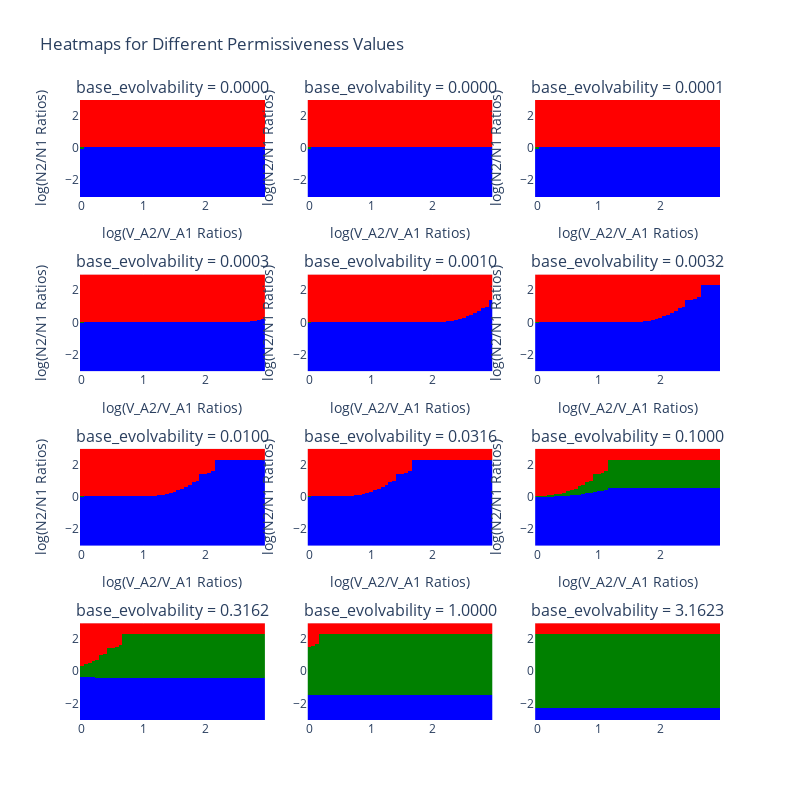

Notebook cell for this chart:
### Code cell
# Function to generate parameters with varied permissiveness
def generate_parameters_with_varied_parameters(N2_N1_ratios, V_A2_V_A1_ratios, base_evolvability_values):
    parameters_list = []
    for N2_N1 in N2_N1_ratios:
        for V_A2_V_A1 in V_A2_V_A1_ratios:
            for base_evolvability in base_evolvability_values:
                parameters_dict = Parameters_for_Analysis(base_parameters=base_parameters, V_A1= base_evolvability, V_A2=base_evolvability).__dict__.copy()
                parameters_dict['initial_population_species_2'] = parameters_dict['initial_population_species_1'] * N2_N1
                parameters_dict['V_A2'] = parameters_dict['V_A1'] * V_A2_V_A1
                parameters = Parameters_for_Analysis(base_parameters=base_parameters, **parameters_dict)
                parameters_list.append(parameters)

    return parameters_list

# Function to run sensitivity analysis and return a 3D tensor of outcomes
def run_sensitivity_analysis(parameters_list, N2_N1_ratios, V_A2_V_A1_ratios, base_evolvability_values):
    final_outcomes_tensor = np.zeros((len(N2_N1_ratios), len(V_A2_V_A1_ratios), len(base_evolvability_values)), dtype=object)
    
    index = 0
    for i, N2_N1 in enumerate(N2_N1_ratios):
        for j, V_A2_V_A1 in enumerate(V_A2_V_A1_ratios):
            for k, base_evolvability in enumerate(base_evolvability_values):
                parameters = parameters_list[index]
                final_outcome_instance = run_simulation_and_get_outcome_instance(parameters)
                final_outcomes_tensor[i, j, k] = final_outcome_instance.outcome
                index += 1

    return final_outcomes_tensor

# Function to plot 2D sensitivity analysis results as heatmaps
def plot_3d_sensitivity_analysis_initial_pop_vs_evolvability(N2_N1_ratios, V_A2_V_A1_ratios, final_outcomes_tensor, base_evolvability_values):
    color_map = {
        "sp 2 (high-genetic-var) wins, sp 1 (low-genetic-var) extinct": 0,
        "sp 1 (low-genetic-var) wins, sp 2 (high-genetic-var) extinct": 1,
        "both coexist": 2,
        "both extinct": 3,

    }
    
    # Select 4 permissiveness values to plot
    selected_evolvability_indices = np.arange(len(base_evolvability_values))  # Adjust these indices if needed

    # Create a subplot grid (2x2 for the 4 heatmaps)
    fig = sp.make_subplots(rows=4, cols=3, subplot_titles=[f'base_evolvability = {base_evolvability_values[k]:.4f}' for k in selected_evolvability_indices])

    # Iterate over the subplots
    for idx, k in enumerate(selected_evolvability_indices):
        # Get the 2D slice for the current permissiveness value
        outcomes_at_base_evolvability = final_outcomes_tensor[:, :, k]

        # Convert outcome strings to color indices using the color_map
        color_matrix = np.array([[color_map[outcomes_at_base_evolvability[i, j]] for j in range(len(V_A2_V_A1_ratios))] for i in range(len(N2_N1_ratios))])

        # Create a heatmap for this slice
        heatmap = go.Heatmap(
            z=color_matrix,
            x=np.log10(V_A2_V_A1_ratios),  # Log scale for V_A2/V_A1
            y=np.log10(N2_N1_ratios),      # Log scale for N2/N1
             colorscale=[
                [0.0, 'red'],
                [0.25, 'red'],
                [0.25, 'blue'],
                [0.5, 'blue'],
                [0.5, 'green'],
                [0.75, 'green'],
                [0.75, 'black'],
                [1.0, 'black']
            ],
            zmin=0,
            zmax=3,
            showscale=False,
            hoverinfo='none'
        )

        # Add the heatmap to the subplot
        row, col = divmod(idx, 3)
        fig.add_trace(heatmap, row=row+1, col=col+1)

    # Update layout for axis labels and titles
    fig.update_layout(
        height=800, width=800,
        title="Heatmaps for Different Permissiveness Values",
        xaxis_title="log(V_A2/V_A1 Ratios)",
        yaxis_title="log(N2/N1 Ratios)"
    )

    # Set common axis labels for all subplots
    for i in range(1, 10):
        fig['layout'][f'xaxis{i}'].update(title='log(V_A2/V_A1 Ratios)')
        fig['layout'][f'yaxis{i}'].update(title='log(N2/N1 Ratios)')

    fig.show()

# Main function to run the analysis
def main():
    N2_N1_powers = np.arange(-3, 3, 0.0625)
    V_A2_V_A1_powers = np.arange(0, 3, 0.0625)
    
    N2_N1_ratios = np.power(10.0, N2_N1_powers)
    V_A2_V_A1_ratios = np.power(10.0, V_A2_V_A1_powers)
    base_evolvability_power = np.arange(-5, 1, 0.5)
    base_evolvability_values = np.power(10.0, base_evolvability_power)

    print(len(base_evolvability_values))
    
    
    parameters_list = generate_parameters_with_varied_parameters(N2_N1_ratios, V_A2_V_A1_ratios, base_evolvability_values)
    final_outcomes_tensor = run_sensitivity_analysis(parameters_list, N2_N1_ratios, V_A2_V_A1_ratios, base_evolvability_values)
    
    plot_3d_sensitivity_analysis_initial_pop_vs_evolvability(N2_N1_ratios, V_A2_V_A1_ratios, final_outcomes_tensor, base_evolvability_values)

if __name__ == "__main__":
    main()

### Figure 1 — Plotly figure (JSON) as saved in the notebook; plotly's stock layout.template omitted (floating-point values rounded to 4 significant figures; data arrays with more than 128 entries replaced by an {"elided": "..."} marker saying what was removed)
{"data": [{"colorscale": [[0, "red"], [0.25, "red"], [0.25, "blue"], [0.5, "blue"], [0.5, "green"], [0.75, "green"], [0.75, "black"], [1, "black"]], "hoverinfo": "none", "showscale": false, "type": "heatmap", "x": [0, 0.0625, 0.125, 0.1875, 0.25, 0.3125, 0.375, 0.4375, 0.5, 0.5625, 0.625, 0.6875, 0.75, 0.8125, 0.875, 0.9375, 1, 1.062, 1.125, 1.188, 1.25, 1.312, 1.375, 1.438, 1.5, 1.562, 1.625, 1.688, 1.75, 1.812, 1.875, 1.938, 2, 2.062, 2.125, 2.188, 2.25, 2.312, 2.375, 2.438, 2.5, 2.562, 2.625, 2.688, 2.75, 2.812, 2.875, 2.938], "xaxis": "x", "y": [-3, -2.938, -2.875, -2.812, -2.75, -2.688, -2.625, -2.562, -2.5, -2.438, -2.375, -2.312, -2.25, -2.188, -2.125, -2.062, -2, -1.938, -1.875, -1.812, -1.75, -1.688, -1.625, -1.562, -1.5, -1.438, -1.375, -1.312, -1.25, -1.188, -1.125, -1.062, -1, -0.9375, -0.875, -0.8125, -0.75, -0.6875, -0.625, -0.5625, -0.5, -0.4375, -0.375, -0.3125, -0.25, -0.1875, -0.125, -0.0625, 0, 0.0625, 0.125, 0.1875, 0.25, 0.3125, 0.375, 0.4375, 0.5, 0.5625, 0.625, 0.6875, 0.75, 0.8125, 0.875, 0.9375, 1, 1.062, 1.125, 1.188, 1.25, 1.312, 1.375, 1.438, 1.5, 1.562, 1.625, 1.688, 1.75, 1.812, 1.875, 1.938, 2, 2.062, 2.125, 2.188, 2.25, 2.312, 2.375, 2.438, 2.5, 2.562, 2.625, 2.688, 2.75, 2.812, 2.875, 2.938], "yaxis": "y", "z": {"elided": "96x48 int values"}, "zmax": 3, "zmin": 0}, {"colorscale": [[0, "red"], [0.25, "red"], [0.25, "blue"], [0.5, "blue"], [0.5, "green"], [0.75, "green"], [0.75, "black"], [1, "black"]], "hoverinfo": "none", "showscale": false, "type": "heatmap", "x": [0, 0.0625, 0.125, 0.1875, 0.25, 0.3125, 0.375, 0.4375, 0.5, 0.5625, 0.625, 0.6875, 0.75, 0.8125, 0.875, 0.9375, 1, 1.062, 1.125, 1.188, 1.25, 1.312, 1.375, 1.438, 1.5, 1.562, 1.625, 1.688, 1.75, 1.812, 1.875, 1.938, 2, 2.062, 2.125, 2.188, 2.25, 2.312, 2.375, 2.438, 2.5, 2.562, 2.625, 2.688, 2.75, 2.812, 2.875, 2.938], "xaxis": "x2", "y": [-3, -2.938, -2.875, -2.812, -2.75, -2.688, -2.625, -2.562, -2.5, -2.438, -2.375, -2.312, -2.25, -2.188, -2.125, -2.062, -2, -1.938, -1.875, -1.812, -1.75, -1.688, -1.625, -1.562, -1.5, -1.438, -1.375, -1.312, -1.25, -1.188, -1.125, -1.062, -1, -0.9375, -0.875, -0.8125, -0.75, -0.6875, -0.625, -0.5625, -0.5, -0.4375, -0.375, -0.3125, -0.25, -0.1875, -0.125, -0.0625, 0, 0.0625, 0.125, 0.1875, 0.25, 0.3125, 0.375, 0.4375, 0.5, 0.5625, 0.625, 0.6875, 0.75, 0.8125, 0.875, 0.9375, 1, 1.062, 1.125, 1.188, 1.25, 1.312, 1.375, 1.438, 1.5, 1.562, 1.625, 1.688, 1.75, 1.812, 1.875, 1.938, 2, 2.062, 2.125, 2.188, 2.25, 2.312, 2.375, 2.438, 2.5, 2.562, 2.625, 2.688, 2.75, 2.812, 2.875, 2.938], "yaxis": "y2", "z": {"elided": "96x48 int values"}, "zmax": 3, "zmin": 0}, {"colorscale": [[0, "red"], [0.25, "red"], [0.25, "blue"], [0.5, "blue"], [0.5, "green"], [0.75, "green"], [0.75, "black"], [1, "black"]], "hoverinfo": "none", "showscale": false, "type": "heatmap", "x": [0, 0.0625, 0.125, 0.1875, 0.25, 0.3125, 0.375, 0.4375, 0.5, 0.5625, 0.625, 0.6875, 0.75, 0.8125, 0.875, 0.9375, 1, 1.062, 1.125, 1.188, 1.25, 1.312, 1.375, 1.438, 1.5, 1.562, 1.625, 1.688, 1.75, 1.812, 1.875, 1.938, 2, 2.062, 2.125, 2.188, 2.25, 2.312, 2.375, 2.438, 2.5, 2.562, 2.625, 2.688, 2.75, 2.812, 2.875, 2.938], "xaxis": "x3", "y": [-3, -2.938, -2.875, -2.812, -2.75, -2.688, -2.625, -2.562, -2.5, -2.438, -2.375, -2.312, -2.25, -2.188, -2.125, -2.062, -2, -1.938, -1.875, -1.812, -1.75, -1.688, -1.625, -1.562, -1.5, -1.438, -1.375, -1.312, -1.25, -1.188, -1.125, -1.062, -1, -0.9375, -0.875, -0.8125, -0.75, -0.6875, -0.625, -0.5625, -0.5, -0.4375, -0.375, -0.3125, -0.25, -0.1875, -0.125, -0.0625, 0, 0.0625, 0.125, 0.1875, 0.25, 0.3125, 0.375, 0.4375, 0.5, 0.5625, 0.625, 0.6875, 0.75, 0.8125, 0.875, 0.9375, 1, 1.062, 1.125, 1.188, 1.25, 1.312, 1.375, 1.438, 1.5, 1.562, 1.625, 1.688, 1.75, 1.812, 1.875, 1.938, 2, 2.062, 2.125, 2.188, 2.25, 2.312, 2.375, 2.438, 2.5, 2.562, 2.625, 2.688, 2.75, 2.812, 2.875, 2.938], "yaxis": "y3", "z": {"elided": "96x48 int values"}, "zmax": 3, "zmin": 0}, {"colorscale": [[0, "red"], [0.25, "red"], [0.25, "blue"], [0.5, "blue"], [0.5, "green"], [0.75, "green"], [0.75, "black"], [1, "black"]], "hoverinfo": "none", "showscale": false, "type": "heatmap", "x": [0, 0.0625, 0.125, 0.1875, 0.25, 0.3125, 0.375, 0.4375, 0.5, 0.5625, 0.625, 0.6875, 0.75, 0.8125, 0.875, 0.9375, 1, 1.062, 1.125, 1.188, 1.25, 1.312, 1.375, 1.438, 1.5, 1.562, 1.625, 1.688, 1.75, 1.812, 1.875, 1.938, 2, 2.062, 2.125, 2.188, 2.25, 2.312, 2.375, 2.438, 2.5, 2.562, 2.625, 2.688, 2.75, 2.812, 2.875, 2.938], "xaxis": "x4", "y": [-3, -2.938, -2.875, -2.812, -2.75, -2.688, -2.625, -2.562, -2.5, -2.438, -2.375, -2.312, -2.25, -2.188, -2.125, -2.062, -2, -1.938, -1.875, -1.812, -1.75, -1.688, -1.625, -1.562, -1.5, -1.438, -1.375, -1.312, -1.25, -1.188, -1.125, -1.062, -1, -0.9375, -0.875, -0.8125, -0.75, -0.6875, -0.625, -0.5625, -0.5, -0.4375, -0.375, -0.3125, -0.25, -0.1875, -0.125, -0.0625, 0, 0.0625, 0.125, 0.1875, 0.25, 0.3125, 0.375, 0.4375, 0.5, 0.5625, 0.625, 0.6875, 0.75, 0.8125, 0.875, 0.9375, 1, 1.062, 1.125, 1.188, 1.25, 1.312, 1.375, 1.438, 1.5, 1.562, 1.625, 1.688, 1.75, 1.812, 1.875, 1.938, 2, 2.062, 2.125, 2.188, 2.25, 2.312, 2.375, 2.438, 2.5, 2.562, 2.625, 2.688, 2.75, 2.812, 2.875, 2.938], "yaxis": "y4", "z": {"elided": "96x48 int values"}, "zmax": 3, "zmin": 0}, {"colorscale": [[0, "red"], [0.25, "red"], [0.25, "blue"], [0.5, "blue"], [0.5, "green"], [0.75, "green"], [0.75, "black"], [1, "black"]], "hoverinfo": "none", "showscale": false, "type": "heatmap", "x": [0, 0.0625, 0.125, 0.1875, 0.25, 0.3125, 0.375, 0.4375, 0.5, 0.5625, 0.625, 0.6875, 0.75, 0.8125, 0.875, 0.9375, 1, 1.062, 1.125, 1.188, 1.25, 1.312, 1.375, 1.438, 1.5, 1.562, 1.625, 1.688, 1.75, 1.812, 1.875, 1.938, 2, 2.062, 2.125, 2.188, 2.25, 2.312, 2.375, 2.438, 2.5, 2.562, 2.625, 2.688, 2.75, 2.812, 2.875, 2.938], "xaxis": "x5", "y": [-3, -2.938, -2.875, -2.812, -2.75, -2.688, -2.625, -2.562, -2.5, -2.438, -2.375, -2.312, -2.25, -2.188, -2.125, -2.062, -2, -1.938, -1.875, -1.812, -1.75, -1.688, -1.625, -1.562, -1.5, -1.438, -1.375, -1.312, -1.25, -1.188, -1.125, -1.062, -1, -0.9375, -0.875, -0.8125, -0.75, -0.6875, -0.625, -0.5625, -0.5, -0.4375, -0.375, -0.3125, -0.25, -0.1875, -0.125, -0.0625, 0, 0.0625, 0.125, 0.1875, 0.25, 0.3125, 0.375, 0.4375, 0.5, 0.5625, 0.625, 0.6875, 0.75, 0.8125, 0.875, 0.9375, 1, 1.062, 1.125, 1.188, 1.25, 1.312, 1.375, 1.438, 1.5, 1.562, 1.625, 1.688, 1.75, 1.812, 1.875, 1.938, 2, 2.062, 2.125, 2.188, 2.25, 2.312, 2.375, 2.438, 2.5, 2.562, 2.625, 2.688, 2.75, 2.812, 2.875, 2.938], "yaxis": "y5", "z": {"elided": "96x48 int values"}, "zmax": 3, "zmin": 0}, {"colorscale": [[0, "red"], [0.25, "red"], [0.25, "blue"], [0.5, "blue"], [0.5, "green"], [0.75, "green"], [0.75, "black"], [1, "black"]], "hoverinfo": "none", "showscale": false, "type": "heatmap", "x": [0, 0.0625, 0.125, 0.1875, 0.25, 0.3125, 0.375, 0.4375, 0.5, 0.5625, 0.625, 0.6875, 0.75, 0.8125, 0.875, 0.9375, 1, 1.062, 1.125, 1.188, 1.25, 1.312, 1.375, 1.438, 1.5, 1.562, 1.625, 1.688, 1.75, 1.812, 1.875, 1.938, 2, 2.062, 2.125, 2.188, 2.25, 2.312, 2.375, 2.438, 2.5, 2.562, 2.625, 2.688, 2.75, 2.812, 2.875, 2.938], "xaxis": "x6", "y": [-3, -2.938, -2.875, -2.812, -2.75, -2.688, -2.625, -2.562, -2.5, -2.438, -2.375, -2.312, -2.25, -2.188, -2.125, -2.062, -2, -1.938, -1.875, -1.812, -1.75, -1.688, -1.625, -1.562, -1.5, -1.438, -1.375, -1.312, -1.25, -1.188, -1.125, -1.062, -1, -0.9375, -0.875, -0.8125, -0.75, -0.6875, -0.625, -0.5625, -0.5, -0.4375, -0.375, -0.3125, -0.25, -0.1875, -0.125, -0.0625, 0, 0.0625, 0.125, 0.1875, 0.25, 0.3125, 0.375, 0.4375, 0.5, 0.5625, 0.625, 0.6875, 0.75, 0.8125, 0.875, 0.9375, 1, 1.062, 1.125, 1.188, 1.25, 1.312, 1.375, 1.438, 1.5, 1.562, 1.625, 1.688, 1.75, 1.812, 1.875, 1.938, 2, 2.062, 2.125, 2.188, 2.25, 2.312, 2.375, 2.438, 2.5, 2.562, 2.625, 2.688, 2.75, 2.812, 2.875, 2.938], "yaxis": "y6", "z": {"elided": "96x48 int values"}, "zmax": 3, "zmin": 0}, {"colorscale": [[0, "red"], [0.25, "red"], [0.25, "blue"], [0.5, "blue"], [0.5, "green"], [0.75, "green"], [0.75, "black"], [1, "black"]], "hoverinfo": "none", "showscale": false, "type": "heatmap", "x": [0, 0.0625, 0.125, 0.1875, 0.25, 0.3125, 0.375, 0.4375, 0.5, 0.5625, 0.625, 0.6875, 0.75, 0.8125, 0.875, 0.9375, 1, 1.062, 1.125, 1.188, 1.25, 1.312, 1.375, 1.438, 1.5, 1.562, 1.625, 1.688, 1.75, 1.812, 1.875, 1.938, 2, 2.062, 2.125, 2.188, 2.25, 2.312, 2.375, 2.438, 2.5, 2.562, 2.625, 2.688, 2.75, 2.812, 2.875, 2.938], "xaxis": "x7", "y": [-3, -2.938, -2.875, -2.812, -2.75, -2.688, -2.625, -2.562, -2.5, -2.438, -2.375, -2.312, -2.25, -2.188, -2.125, -2.062, -2, -1.938, -1.875, -1.812, -1.75, -1.688, -1.625, -1.562, -1.5, -1.438, -1.375, -1.312, -1.25, -1.188, -1.125, -1.062, -1, -0.9375, -0.875, -0.8125, -0.75, -0.6875, -0.625, -0.5625, -0.5, -0.4375, -0.375, -0.3125, -0.25, -0.1875, -0.125, -0.0625, 0, 0.0625, 0.125, 0.1875, 0.25, 0.3125, 0.375, 0.4375, 0.5, 0.5625, 0.625, 0.6875, 0.75, 0.8125, 0.875, 0.9375, 1, 1.062, 1.125, 1.188, 1.25, 1.312, 1.375, 1.438, 1.5, 1.562, 1.625, 1.688, 1.75, 1.812, 1.875, 1.938, 2, 2.062, 2.125, 2.188, 2.25, 2.312, 2.375, 2.438, 2.5, 2.562, 2.625, 2.688, 2.75, 2.812, 2.875, 2.938], "yaxis": "y7", "z": {"elided": "96x48 int values"}, "zmax": 3, "zmin": 0}, {"colorscale": [[0, "red"], [0.25, "red"], [0.25, "blue"], [0.5, "blue"], [0.5, "green"], [0.75, "green"], [0.75, "black"], [1, "black"]], "hoverinfo": "none", "showscale": false, "type": "heatmap", "x": [0, 0.0625, 0.125, 0.1875, 0.25, 0.3125, 0.375, 0.4375, 0.5, 0.5625, 0.625, 0.6875, 0.75, 0.8125, 0.875, 0.9375, 1, 1.062, 1.125, 1.188, 1.25, 1.312, 1.375, 1.438, 1.5, 1.562, 1.625, 1.688, 1.75, 1.812, 1.875, 1.938, 2, 2.062, 2.125, 2.188, 2.25, 2.312, 2.375, 2.438, 2.5, 2.562, 2.625, 2.688, 2.75, 2.812, 2.875, 2.938], "xaxis": "x8", "y": [-3, -2.938, -2.875, -2.812, -2.75, -2.688, -2.625, -2.562, -2.5, -2.438, -2.375, -2.312, -2.25, -2.188, -2.125, -2.062, -2, -1.938, -1.875, -1.812, -1.75, -1.688, -1.625, -1.562, -1.5, -1.438, -1.375, -1.312, -1.25, -1.188, -1.125, -1.062, -1, -0.9375, -0.875, -0.8125, -0.75, -0.6875, -0.625, -0.5625, -0.5, -0.4375, -0.375, -0.3125, -0.25, -0.1875, -0.125, -0.0625, 0, 0.0625, 0.125, 0.1875, 0.25, 0.3125, 0.375, 0.4375, 0.5, 0.5625, 0.625, 0.6875, 0.75, 0.8125, 0.875, 0.9375, 1, 1.062, 1.125, 1.188, 1.25, 1.312, 1.375, 1.438, 1.5, 1.562, 1.625, 1.688, 1.75, 1.812, 1.875, 1.938, 2, 2.062, 2.125, 2.188, 2.25, 2.312, 2.375, 2.438, 2.5, 2.562, 2.625, 2.688, 2.75, 2.812, 2.875, 2.938], "yaxis": "y8", "z": {"elided": "96x48 int values"}, "zmax": 3, "zmin": 0}, {"colorscale": [[0, "red"], [0.25, "red"], [0.25, "blue"], [0.5, "blue"], [0.5, "green"], [0.75, "green"], [0.75, "black"], [1, "black"]], "hoverinfo": "none", "showscale": false, "type": "heatmap", "x": [0, 0.0625, 0.125, 0.1875, 0.25, 0.3125, 0.375, 0.4375, 0.5, 0.5625, 0.625, 0.6875, 0.75, 0.8125, 0.875, 0.9375, 1, 1.062, 1.125, 1.188, 1.25, 1.312, 1.375, 1.438, 1.5, 1.562, 1.625, 1.688, 1.75, 1.812, 1.875, 1.938, 2, 2.062, 2.125, 2.188, 2.25, 2.312, 2.375, 2.438, 2.5, 2.562, 2.625, 2.688, 2.75, 2.812, 2.875, 2.938], "xaxis": "x9", "y": [-3, -2.938, -2.875, -2.812, -2.75, -2.688, -2.625, -2.562, -2.5, -2.438, -2.375, -2.312, -2.25, -2.188, -2.125, -2.062, -2, -1.938, -1.875, -1.812, -1.75, -1.688, -1.625, -1.562, -1.5, -1.438, -1.375, -1.312, -1.25, -1.188, -1.125, -1.062, -1, -0.9375, -0.875, -0.8125, -0.75, -0.6875, -0.625, -0.5625, -0.5, -0.4375, -0.375, -0.3125, -0.25, -0.1875, -0.125, -0.0625, 0, 0.0625, 0.125, 0.1875, 0.25, 0.3125, 0.375, 0.4375, 0.5, 0.5625, 0.625, 0.6875, 0.75, 0.8125, 0.875, 0.9375, 1, 1.062, 1.125, 1.188, 1.25, 1.312, 1.375, 1.438, 1.5, 1.562, 1.625, 1.688, 1.75, 1.812, 1.875, 1.938, 2, 2.062, 2.125, 2.188, 2.25, 2.312, 2.375, 2.438, 2.5, 2.562, 2.625, 2.688, 2.75, 2.812, 2.875, 2.938], "yaxis": "y9", "z": {"elided": "96x48 int values"}, "zmax": 3, "zmin": 0}, {"colorscale": [[0, "red"], [0.25, "red"], [0.25, "blue"], [0.5, "blue"], [0.5, "green"], [0.75, "green"], [0.75, "black"], [1, "black"]], "hoverinfo": "none", "showscale": false, "type": "heatmap", "x": [0, 0.0625, 0.125, 0.1875, 0.25, 0.3125, 0.375, 0.4375, 0.5, 0.5625, 0.625, 0.6875, 0.75, 0.8125, 0.875, 0.9375, 1, 1.062, 1.125, 1.188, 1.25, 1.312, 1.375, 1.438, 1.5, 1.562, 1.625, 1.688, 1.75, 1.812, 1.875, 1.938, 2, 2.062, 2.125, 2.188, 2.25, 2.312, 2.375, 2.438, 2.5, 2.562, 2.625, 2.688, 2.75, 2.812, 2.875, 2.938], "xaxis": "x10", "y": [-3, -2.938, -2.875, -2.812, -2.75, -2.688, -2.625, -2.562, -2.5, -2.438, -2.375, -2.312, -2.25, -2.188, -2.125, -2.062, -2, -1.938, -1.875, -1.812, -1.75, -1.688, -1.625, -1.562, -1.5, -1.438, -1.375, -1.312, -1.25, -1.188, -1.125, -1.062, -1, -0.9375, -0.875, -0.8125, -0.75, -0.6875, -0.625, -0.5625, -0.5, -0.4375, -0.375, -0.3125, -0.25, -0.1875, -0.125, -0.0625, 0, 0.0625, 0.125, 0.1875, 0.25, 0.3125, 0.375, 0.4375, 0.5, 0.5625, 0.625, 0.6875, 0.75, 0.8125, 0.875, 0.9375, 1, 1.062, 1.125, 1.188, 1.25, 1.312, 1.375, 1.438, 1.5, 1.562, 1.625, 1.688, 1.75, 1.812, 1.875, 1.938, 2, 2.062, 2.125, 2.188, 2.25, 2.312, 2.375, 2.438, 2.5, 2.562, 2.625, 2.688, 2.75, 2.812, 2.875, 2.938], "yaxis": "y10", "z": {"elided": "96x48 int values"}, "zmax": 3, "zmin": 0}, {"colorscale": [[0, "red"], [0.25, "red"], [0.25, "blue"], [0.5, "blue"], [0.5, "green"], [0.75, "green"], [0.75, "black"], [1, "black"]], "hoverinfo": "none", "showscale": false, "type": "heatmap", "x": [0, 0.0625, 0.125, 0.1875, 0.25, 0.3125, 0.375, 0.4375, 0.5, 0.5625, 0.625, 0.6875, 0.75, 0.8125, 0.875, 0.9375, 1, 1.062, 1.125, 1.188, 1.25, 1.312, 1.375, 1.438, 1.5, 1.562, 1.625, 1.688, 1.75, 1.812, 1.875, 1.938, 2, 2.062, 2.125, 2.188, 2.25, 2.312, 2.375, 2.438, 2.5, 2.562, 2.625, 2.688, 2.75, 2.812, 2.875, 2.938], "xaxis": "x11", "y": [-3, -2.938, -2.875, -2.812, -2.75, -2.688, -2.625, -2.562, -2.5, -2.438, -2.375, -2.312, -2.25, -2.188, -2.125, -2.062, -2, -1.938, -1.875, -1.812, -1.75, -1.688, -1.625, -1.562, -1.5, -1.438, -1.375, -1.312, -1.25, -1.188, -1.125, -1.062, -1, -0.9375, -0.875, -0.8125, -0.75, -0.6875, -0.625, -0.5625, -0.5, -0.4375, -0.375, -0.3125, -0.25, -0.1875, -0.125, -0.0625, 0, 0.0625, 0.125, 0.1875, 0.25, 0.3125, 0.375, 0.4375, 0.5, 0.5625, 0.625, 0.6875, 0.75, 0.8125, 0.875, 0.9375, 1, 1.062, 1.125, 1.188, 1.25, 1.312, 1.375, 1.438, 1.5, 1.562, 1.625, 1.688, 1.75, 1.812, 1.875, 1.938, 2, 2.062, 2.125, 2.188, 2.25, 2.312, 2.375, 2.438, 2.5, 2.562, 2.625, 2.688, 2.75, 2.812, 2.875, 2.938], "yaxis": "y11", "z": {"elided": "96x48 int values"}, "zmax": 3, "zmin": 0}, {"colorscale": [[0, "red"], [0.25, "red"], [0.25, "blue"], [0.5, "blue"], [0.5, "green"], [0.75, "green"], [0.75, "black"], [1, "black"]], "hoverinfo": "none", "showscale": false, "type": "heatmap", "x": [0, 0.0625, 0.125, 0.1875, 0.25, 0.3125, 0.375, 0.4375, 0.5, 0.5625, 0.625, 0.6875, 0.75, 0.8125, 0.875, 0.9375, 1, 1.062, 1.125, 1.188, 1.25, 1.312, 1.375, 1.438, 1.5, 1.562, 1.625, 1.688, 1.75, 1.812, 1.875, 1.938, 2, 2.062, 2.125, 2.188, 2.25, 2.312, 2.375, 2.438, 2.5, 2.562, 2.625, 2.688, 2.75, 2.812, 2.875, 2.938], "xaxis": "x12", "y": [-3, -2.938, -2.875, -2.812, -2.75, -2.688, -2.625, -2.562, -2.5, -2.438, -2.375, -2.312, -2.25, -2.188, -2.125, -2.062, -2, -1.938, -1.875, -1.812, -1.75, -1.688, -1.625, -1.562, -1.5, -1.438, -1.375, -1.312, -1.25, -1.188, -1.125, -1.062, -1, -0.9375, -0.875, -0.8125, -0.75, -0.6875, -0.625, -0.5625, -0.5, -0.4375, -0.375, -0.3125, -0.25, -0.1875, -0.125, -0.0625, 0, 0.0625, 0.125, 0.1875, 0.25, 0.3125, 0.375, 0.4375, 0.5, 0.5625, 0.625, 0.6875, 0.75, 0.8125, 0.875, 0.9375, 1, 1.062, 1.125, 1.188, 1.25, 1.312, 1.375, 1.438, 1.5, 1.562, 1.625, 1.688, 1.75, 1.812, 1.875, 1.938, 2, 2.062, 2.125, 2.188, 2.25, 2.312, 2.375, 2.438, 2.5, 2.562, 2.625, 2.688, 2.75, 2.812, 2.875, 2.938], "yaxis": "y12", "z": {"elided": "96x48 int values"}, "zmax": 3, "zmin": 0}], "layout": {"annotations": [{"font": {"size": 16}, "showarrow": false, "text": "base_evolvability = 0.0000", "x": 0.1444, "xanchor": "center", "xref": "paper", "y": 1, "yanchor": "bottom", "yref": "paper"}, {"font": {"size": 16}, "showarrow": false, "text": "base_evolvability = 0.0000", "x": 0.5, "xanchor": "center", "xref": "paper", "y": 1, "yanchor": "bottom", "yref": "paper"}, {"font": {"size": 16}, "showarrow": false, "text": "base_evolvability = 0.0001", "x": 0.8556, "xanchor": "center", "xref": "paper", "y": 1, "yanchor": "bottom", "yref": "paper"}, {"font": {"size": 16}, "showarrow": false, "text": "base_evolvability = 0.0003", "x": 0.1444, "xanchor": "center", "xref": "paper", "y": 0.7188, "yanchor": "bottom", "yref": "paper"}, {"font": {"size": 16}, "showarrow": false, "text": "base_evolvability = 0.0010", "x": 0.5, "xanchor": "center", "xref": "paper", "y": 0.7188, "yanchor": "bottom", "yref": "paper"}, {"font": {"size": 16}, "showarrow": false, "text": "base_evolvability = 0.0032", "x": 0.8556, "xanchor": "center", "xref": "paper", "y": 0.7188, "yanchor": "bottom", "yref": "paper"}, {"font": {"size": 16}, "showarrow": false, "text": "base_evolvability = 0.0100", "x": 0.1444, "xanchor": "center", "xref": "paper", "y": 0.4375, "yanchor": "bottom", "yref": "paper"}, {"font": {"size": 16}, "showarrow": false, "text": "base_evolvability = 0.0316", "x": 0.5, "xanchor": "center", "xref": "paper", "y": 0.4375, "yanchor": "bottom", "yref": "paper"}, {"font": {"size": 16}, "showarrow": false, "text": "base_evolvability = 0.1000", "x": 0.8556, "xanchor": "center", "xref": "paper", "y": 0.4375, "yanchor": "bottom", "yref": "paper"}, {"font": {"size": 16}, "showarrow": false, "text": "base_evolvability = 0.3162", "x": 0.1444, "xanchor": "center", "xref": "paper", "y": 0.1562, "yanchor": "bottom", "yref": "paper"}, {"font": {"size": 16}, "showarrow": false, "text": "base_evolvability = 1.0000", "x": 0.5, "xanchor": "center", "xref": "paper", "y": 0.1562, "yanchor": "bottom", "yref": "paper"}, {"font": {"size": 16}, "showarrow": false, "text": "base_evolvability = 3.1623", "x": 0.8556, "xanchor": "center", "xref": "paper", "y": 0.1562, "yanchor": "bottom", "yref": "paper"}], "height": 800, "title": {"text": "Heatmaps for Different Permissiveness Values"}, "width": 800, "xaxis": {"anchor": "y", "domain": [0, 0.2889], "title": {"text": "log(V_A2/V_A1 Ratios)"}}, "xaxis10": {"anchor": "y10", "domain": [0, 0.2889]}, "xaxis11": {"anchor": "y11", "domain": [0.3556, 0.6444]}, "xaxis12": {"anchor": "y12", "domain": [0.7111, 1]}, "xaxis2": {"anchor": "y2", "domain": [0.3556, 0.6444], "title": {"text": "log(V_A2/V_A1 Ratios)"}}, "xaxis3": {"anchor": "y3", "domain": [0.7111, 1], "title": {"text": "log(V_A2/V_A1 Ratios)"}}, "xaxis4": {"anchor": "y4", "domain": [0, 0.2889], "title": {"text": "log(V_A2/V_A1 Ratios)"}}, "xaxis5": {"anchor": "y5", "domain": [0.3556, 0.6444], "title": {"text": "log(V_A2/V_A1 Ratios)"}}, "xaxis6": {"anchor": "y6", "domain": [0.7111, 1], "title": {"text": "log(V_A2/V_A1 Ratios)"}}, "xaxis7": {"anchor": "y7", "domain": [0, 0.2889], "title": {"text": "log(V_A2/V_A1 Ratios)"}}, "xaxis8": {"anchor": "y8", "domain": [0.3556, 0.6444], "title": {"text": "log(V_A2/V_A1 Ratios)"}}, "xaxis9": {"anchor": "y9", "domain": [0.7111, 1], "title": {"text": "log(V_A2/V_A1 Ratios)"}}, "yaxis": {"anchor": "x", "domain": [0.8438, 1], "title": {"text": "log(N2/N1 Ratios)"}}, "yaxis10": {"anchor": "x10", "domain": [0, 0.1562]}, "yaxis11": {"anchor": "x11", "domain": [0, 0.1562]}, "yaxis12": {"anchor": "x12", "domain": [0, 0.1562]}, "yaxis2": {"anchor": "x2", "domain": [0.8438, 1], "title": {"text": "log(N2/N1 Ratios)"}}, "yaxis3": {"anchor": "x3", "domain": [0.8438, 1], "title": {"text": "log(N2/N1 Ratios)"}}, "yaxis4": {"anchor": "x4", "domain": [0.5625, 0.7188], "title": {"text": "log(N2/N1 Ratios)"}}, "yaxis5": {"anchor": "x5", "domain": [0.5625, 0.7188], "title": {"text": "log(N2/N1 Ratios)"}}, "yaxis6": {"anchor": "x6", "domain": [0.5625, 0.7188], "title": {"text": "log(N2/N1 Ratios)"}}, "yaxis7": {"anchor": "x7", "domain": [0.2812, 0.4375], "title": {"text": "log(N2/N1 Ratios)"}}, "yaxis8": {"anchor": "x8", "domain": [0.2812, 0.4375], "title": {"text": "log(N2/N1 Ratios)"}}, "yaxis9": {"anchor": "x9", "domain": [0.2812, 0.4375], "title": {"text": "log(N2/N1 Ratios)"}}}}
